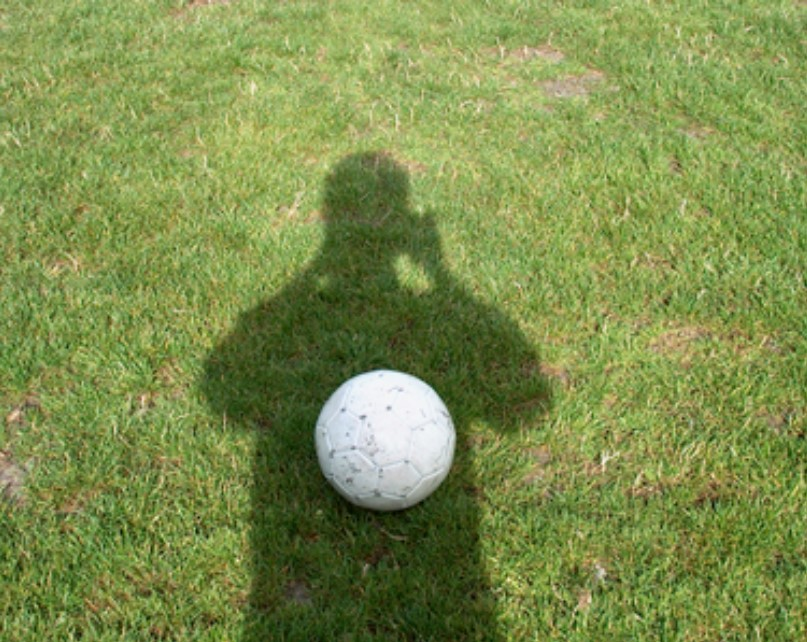
#> input picture data/1.jpg, 807 x 642 px, found by its file name; its folder holds only this picture in this run
$ python baseline_histogram.py
#> lines starting #> are read from the running program, lines starting #| are printed output that depends on the picture; after the words box and inside, x2 and y2 are one past the last pixel; in counts of white or black regions, pixels touching at a corner belong together
# only change histogram
import os
import cv2
import numpy as np


def remove_small_regions(mask, min_region_size=500):
    """
    移除小於 min_region_size 的連通區域。
    """
    # 找到連通區域
    num_labels, labels, stats, _ = cv2.connectedComponentsWithStats(mask, connectivity=8)

    # 保留大區域
    cleaned_mask = np.zeros_like(mask, dtype=np.uint8)
    for i in range(1, num_labels):  # 忽略背景標籤 0
        if stats[i, cv2.CC_STAT_AREA] >= min_region_size:
            cleaned_mask[labels == i] = 255
    return cleaned_mask

def match_histograms(source, reference):
    source_hist, bins = np.histogram(source.flatten(), 256, [0, 256])
    reference_hist, _ = np.histogram(reference.flatten(), 256, [0, 256])

    source_cdf = np.cumsum(source_hist).astype(float)
    reference_cdf = np.cumsum(reference_hist).astype(float)

    source_cdf /= source_cdf[-1]
    reference_cdf /= reference_cdf[-1]

    lookup_table = np.zeros(256, dtype=np.uint8)
    for i in range(256):
        closest_idx = np.argmin(np.abs(reference_cdf - source_cdf[i]))
        lookup_table[i] = closest_idx

    matched = cv2.LUT(source, lookup_table)
    return matched

def enhance_shadow_with_histogram_matching(image_path, blur_kernel_size=15, min_region_size=500):
    image = cv2.imread(image_path)
    if image is None:
        raise ValueError("無法讀取影像，請確認路徑是否正確")

    hsv = cv2.cvtColor(image, cv2.COLOR_BGR2HSV)
    h, s, v = cv2.split(hsv)

    # 陰影檢測
    _, shadow_mask = cv2.threshold(v, 0, 255, cv2.THRESH_BINARY_INV + cv2.THRESH_OTSU)

    # 清理小區塊
    shadow_mask = remove_small_regions(shadow_mask, min_region_size)

    # 平滑遮罩
    shadow_mask_blurred = cv2.GaussianBlur(shadow_mask, (blur_kernel_size, blur_kernel_size), 0)
    shadow_mask_normalized = shadow_mask_blurred / 255.0

    non_shadow_mask = cv2.bitwise_not(shadow_mask)

    # 非陰影區域
    h_non_shadow = cv2.bitwise_and(h, h, mask=non_shadow_mask)
    s_non_shadow = cv2.bitwise_and(s, s, mask=non_shadow_mask)
    v_non_shadow = cv2.bitwise_and(v, v, mask=non_shadow_mask)

    # 陰影區域
    h_shadow = cv2.bitwise_and(h, h, mask=shadow_mask)
    s_shadow = cv2.bitwise_and(s, s, mask=shadow_mask)
    v_shadow = cv2.bitwise_and(v, v, mask=shadow_mask)

    # 直方圖匹配
    h_shadow_adjusted = match_histograms(h_shadow, h_non_shadow)
    s_shadow_adjusted = match_histograms(s_shadow, s_non_shadow)
    v_shadow_adjusted = match_histograms(v_shadow, v_non_shadow)

    # 合併
    h_combined = np.where(shadow_mask > 0, h_shadow_adjusted, h)
    s_combined = np.where(shadow_mask > 0, s_shadow_adjusted, s)
    v_combined = np.where(shadow_mask > 0, v_shadow_adjusted, v)

    hsv_adjusted = cv2.merge([h_combined, s_combined, v_combined])
    image_adjusted = cv2.cvtColor(hsv_adjusted, cv2.COLOR_HSV2BGR)

    # [6 lines of commented-out code are left out]

    return image_adjusted, shadow_mask

# [7 lines of commented-out code are left out]
all_files = os.listdir("data")
jpg_files = [f for f in all_files if f.endswith('.jpg')]

output_dirs = ['result_histogram/mask', 'result_histogram/enhanced']
for directory in output_dirs:
    if not os.path.exists(directory):
        os.makedirs(directory)
        print(f"創建資料夾: {directory}")

for i, file in enumerate(jpg_files):
    print("Processing image", file)
    image_path = os.path.join("data", file)
    enhanced_image, shadow_mask = enhance_shadow_with_histogram_matching(image_path)
#> in enhance_shadow_with_histogram_matching, image is the input picture: shape (642, 807, 3); mean B, G, R 76.8, 142, 125.2
#> in enhance_shadow_with_histogram_matching, `hsv = cv2.cvtColor(image, cv2.COLOR_BGR2HSV)`: hsv: shape (642, 807, 3); mean H, S, V 39.4, 125.9, 142.7
#> in enhance_shadow_with_histogram_matching, `_, shadow_mask = cv2.threshold(v, 0, 255, cv2.THRESH_BINARY_INV + cv2...`:
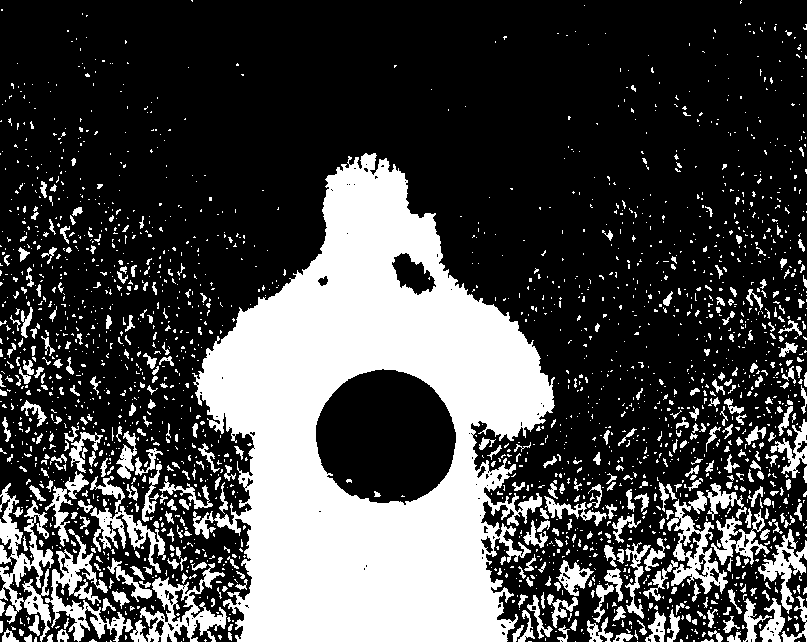
#> shadow_mask: shape (642, 807); 28.3% white; 2194 white regions (1798 under 20 px), largest, box (x1, y1, x2, y2) and area: (192, 153, 555, 642) 95608, (0, 483, 54, 642) 3170, (45, 529, 133, 642) 2648
#> in remove_small_regions, `num_labels, labels, stats, _ = cv2.connectedComponentsWithStats(mask, ..`:
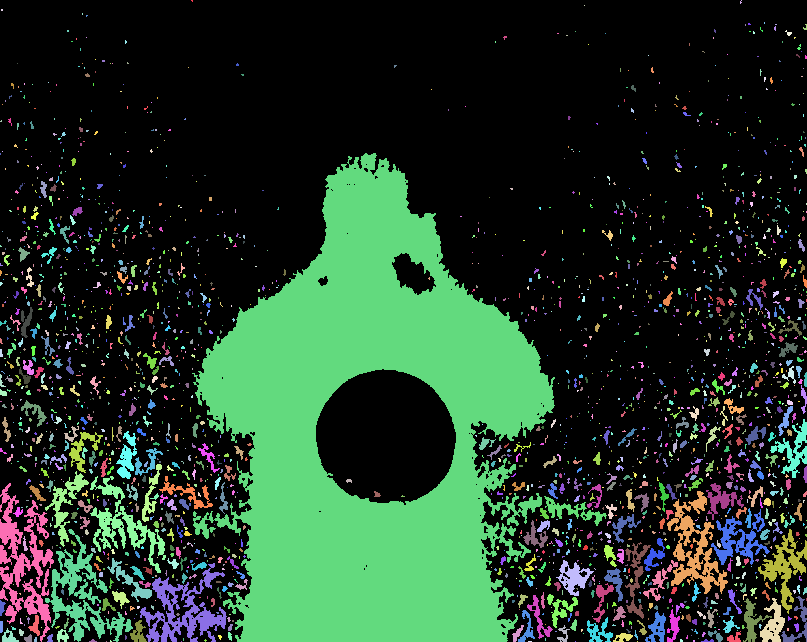
#> labels: shape (642, 807) int32; 2195 distinct labels, from 0 to 2194; one colour per label, 0 black
#> in remove_small_regions, `num_labels, labels, stats, _ = cv2.connectedComponentsWithStats(mask, ..`: num_labels = 2195; stats = 2195 rows, first 6: [0, 0, 807, 642, 371612], [191, 0, 2, 2, 3], [740, 0, 2, 4, 5], [584, 5, 1, 1, 1], [1, 9, 2, 2, 4], [82, 13, 1, 2, 2]
#> in enhance_shadow_with_histogram_matching, `v_shadow = cv2.bitwise_and(v, v, mask=shadow_mask)`:
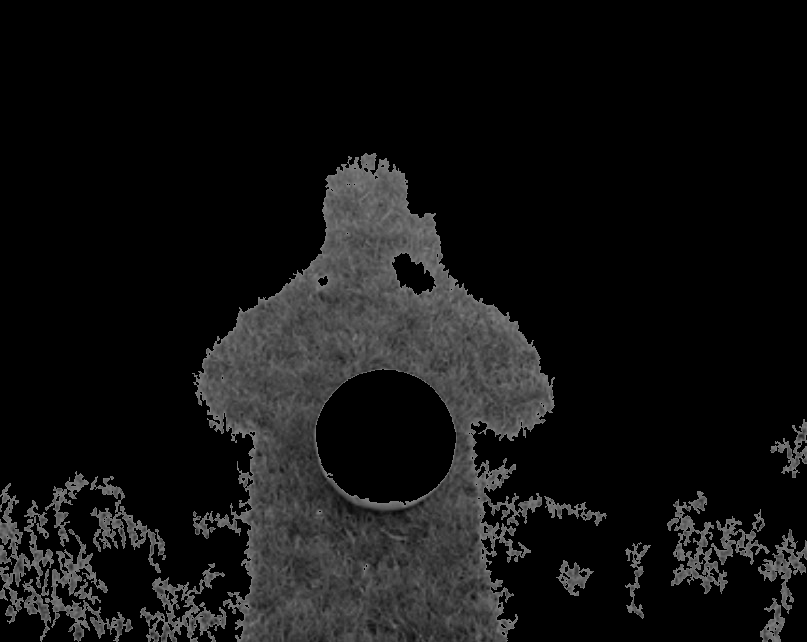
#> v_shadow: shape (642, 807); min 0, max 126, mean 18.1
#> in match_histograms, `source_hist, bins = np.histogram(source.flatten(), 256, [0, 256])`: source_hist = 256 values, max 404064 at index 0, min 0 at index 1, mean 2023.8; bins = 257 values from 0 to 256
#> in match_histograms, `reference_hist, _ = np.histogram(reference.flatten(), 256, [0, 256])`: reference_hist = 256 values, max 114080 at index 0, min 0 at index 1, mean 2023.8
#> in match_histograms, `source_cdf = np.cumsum(source_hist).astype(float)`: source_cdf = 256 values from 404064 to 518094
#> in match_histograms, `reference_cdf = np.cumsum(reference_hist).astype(float)`: reference_cdf = 256 values from 114080 to 518094
#> in match_histograms, `source_cdf /= source_cdf[-1]`: source_cdf = 256 values from 0.78 to 1
#> in match_histograms, `reference_cdf /= reference_cdf[-1]`: reference_cdf = 256 values from 0.22 to 1
#> the loop in match_histograms, `for i in range(256):` made 256 passes
#> closest_idx on passes 1 to 3: 39, 39, 39
#> after the loop in match_histograms, `for i in range(256):`: lookup_table = 256 values from 39 to 165
#> in match_histograms, `matched = cv2.LUT(source, lookup_table)`:
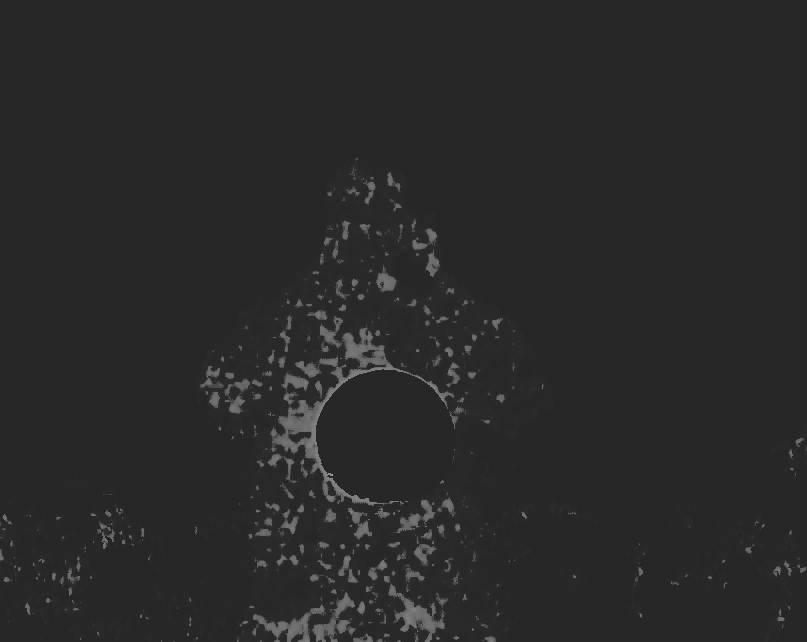
#> matched: shape (642, 807); min 39, max 165, mean 41.6
#> in match_histograms (call 2), `source_cdf = np.cumsum(source_hist).astype(float)`: source_cdf = 256 values from 404064 to 518094
#> in match_histograms (call 2), `reference_cdf = np.cumsum(reference_hist).astype(float)`: reference_cdf = 256 values from 114080 to 518094
#> in match_histograms (call 2), `source_cdf /= source_cdf[-1]`: source_cdf = 256 values from 0.78 to 1
#> in match_histograms (call 2), `reference_cdf /= reference_cdf[-1]`: reference_cdf = 256 values from 0.22 to 1
#> the loop in match_histograms (call 2), `for i in range(256):` made 256 passes
#> closest_idx on passes 1 to 3: 129, 129, 129
#> after the loop in match_histograms (call 2), `for i in range(256):`: lookup_table = 256 values from 129 to 255
#> in match_histograms (call 2), `matched = cv2.LUT(source, lookup_table)`:
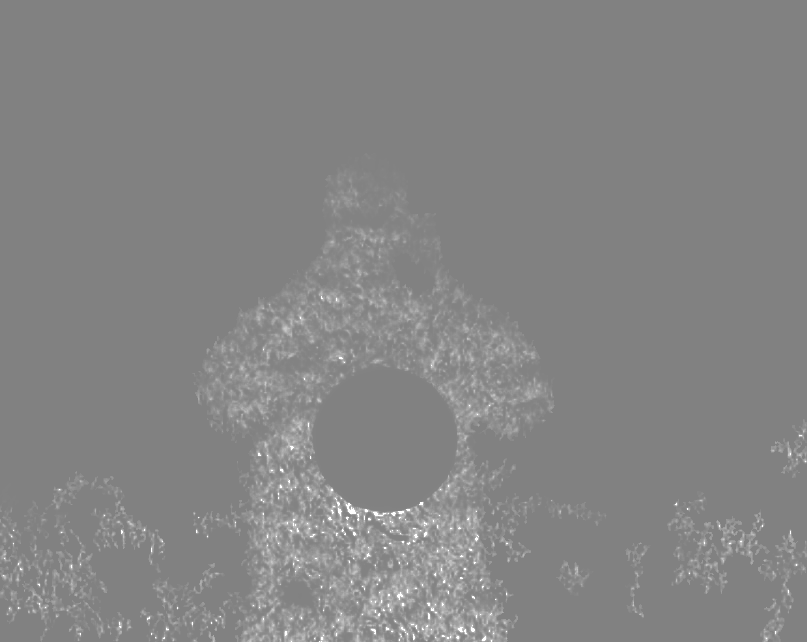
#> matched: shape (642, 807); min 129, max 255, mean 132.7
#> in enhance_shadow_with_histogram_matching, `v_combined = np.where(shadow_mask > 0, v_shadow_adjusted, v)`:
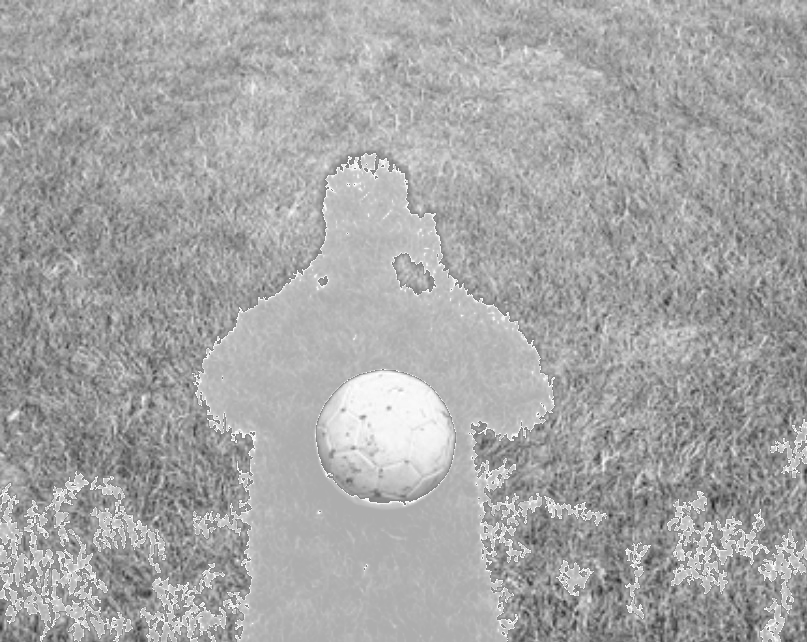
#> v_combined: shape (642, 807); min 31, max 255, mean 166.3
#> in enhance_shadow_with_histogram_matching, `hsv_adjusted = cv2.merge([h_combined, s_combined, v_combined])`: hsv_adjusted: shape (642, 807, 3); mean H, S, V 41.7, 123.2, 166.3
#> in enhance_shadow_with_histogram_matching, `image_adjusted = cv2.cvtColor(hsv_adjusted, cv2.COLOR_HSV2BGR)`:
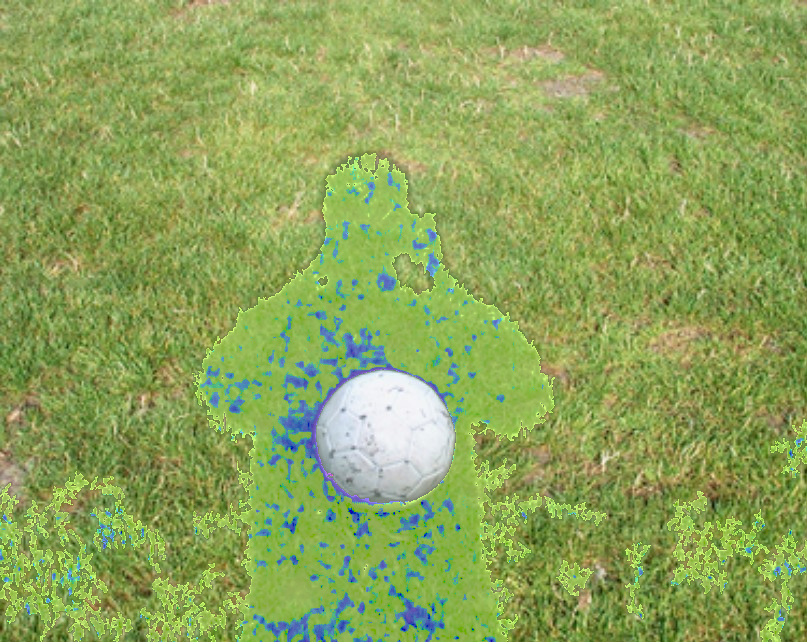
#> image_adjusted: shape (642, 807, 3); mean B, G, R 90.3, 164, 140.6
    # 儲存結果
    cv2.imwrite('result_histogram/mask/' + file, shadow_mask)
    cv2.imwrite('result_histogram/enhanced/' + file, enhanced_image)

$ run again, on data/4.jpg
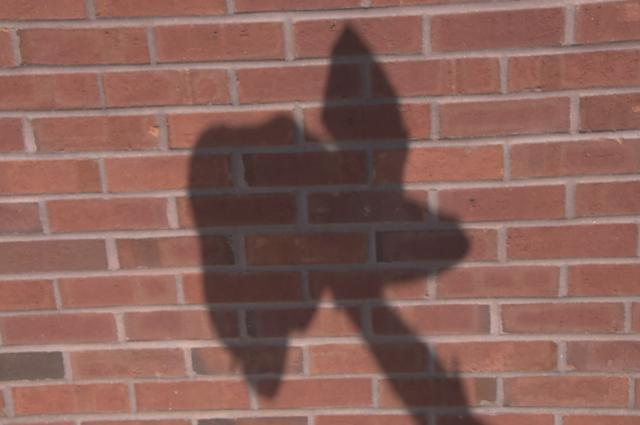
#> input picture data/4.jpg, 640 x 425 px, found by its file name
#> in enhance_shadow_with_histogram_matching, image is the input picture: shape (425, 640, 3); mean B, G, R 89.7, 97.7, 137.1
#> hsv: shape (425, 640, 3); mean H, S, V 13.5, 87.4, 137.1
#> shadow_mask: shape (425, 640); 23.1% white; 96 white regions (82 under 20 px), largest, box (x1, y1, x2, y2) and area: (187, 20, 486, 425) 60892, (0, 352, 62, 380) 1190, (289, 7, 374, 12) 140
#> in remove_small_regions, `num_labels, labels, stats, _ = cv2.connectedComponentsWithStats(mask, ..`:
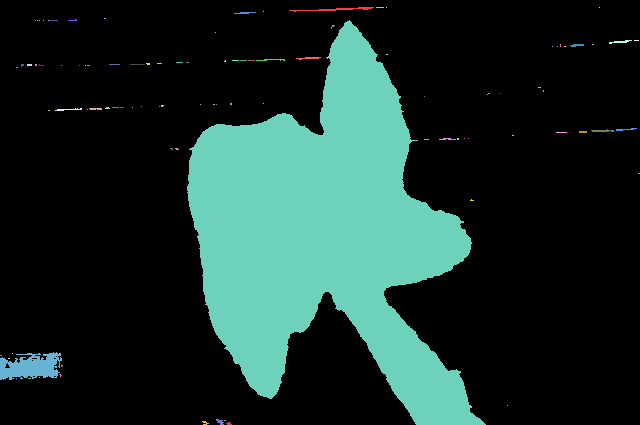
#> labels: shape (425, 640) int32; 97 distinct labels, from 0 to 96; one colour per label, 0 black
#> num_labels = 97; stats = 97 rows, first 6: [0, 0, 640, 425, 209083], [289, 7, 85, 5, 140], [376, 7, 8, 1, 8], [386, 7, 1, 1, 1], [599, 7, 1, 1, 1], [263, 11, 1, 1, 1]
#> non_shadow_mask: shape (425, 640); 77.2% white; 2 black regions, box (x1, y1, x2, y2) and area: (187, 20, 486, 425) 60892, (0, 352, 62, 380) 1190
#> source_hist = 256 values, max 218923 at index 0, min 0 at index 15, mean 1062.5; bins = 257 values from 0 to 256
#> reference_hist = 256 values, max 62541 at index 0, min 0 at index 14, mean 1062.5
#> in match_histograms, `source_cdf = np.cumsum(source_hist).astype(float)`: source_cdf = 256 values from 218923 to 272000
#> in match_histograms, `reference_cdf = np.cumsum(reference_hist).astype(float)`: reference_cdf = 256 values from 62541 to 272000
#> in match_histograms, `source_cdf /= source_cdf[-1]`: source_cdf = 256 values from 0.805 to 1
#> in match_histograms, `reference_cdf /= reference_cdf[-1]`: reference_cdf = 256 values from 0.23 to 1
#> the loop in match_histograms, `for i in range(256):` made 256 passes
#> closest_idx on passes 1 to 3: 6, 6, 6
#> after the loop in match_histograms, `for i in range(256):`: lookup_table = 256 values from 6 to 179
#> the loop in match_histograms (call 2), `for i in range(256):` made 256 passes
#> closest_idx on passes 1 to 3: 106, 106, 106
#> hsv_adjusted: shape (425, 640, 3); mean H, S, V 7.7, 95.5, 158.2
#> in enhance_shadow_with_histogram_matching, `image_adjusted = cv2.cvtColor(hsv_adjusted, cv2.COLOR_HSV2BGR)`:
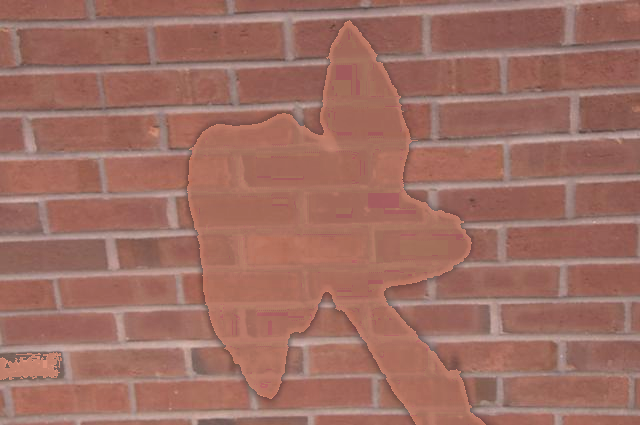
#> image_adjusted: shape (425, 640, 3); mean B, G, R 98.5, 109.8, 158.2

$ run again, on data/5.jpg
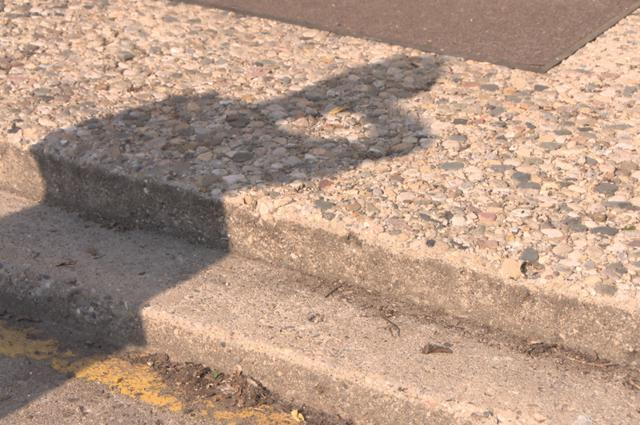
#> input picture data/5.jpg, 640 x 425 px, found by its file name
#> in enhance_shadow_with_histogram_matching, image is the input picture: shape (425, 640, 3); mean B, G, R 133, 151.5, 179.3
#> hsv: shape (425, 640, 3); mean H, S, V 19.7, 62.1, 179.3
#> shadow_mask: shape (425, 640); 38.7% white; 1606 white regions (1514 under 20 px), largest, box (x1, y1, x2, y2) and area: (0, 0, 640, 425) 89527, (276, 258, 640, 391) 4683, (520, 248, 540, 279) 288
#> in remove_small_regions, `num_labels, labels, stats, _ = cv2.connectedComponentsWithStats(mask, ..`:
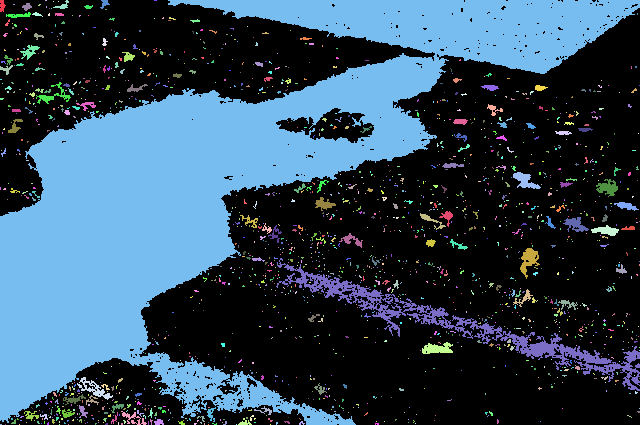
#> labels: shape (425, 640) int32; 1607 distinct labels, from 0 to 1606; one colour per label, 0 black
#> num_labels = 1607; stats = 1607 rows, first 6: [0, 0, 640, 425, 166621], [0, 0, 6, 12, 50], [45, 0, 2, 1, 2], [53, 1, 1, 1, 1], [58, 1, 1, 1, 1], [53, 0, 16, 9, 54]
#> non_shadow_mask: shape (425, 640); 65.4% white; 2 black regions, box (x1, y1, x2, y2) and area: (0, 0, 640, 425) 89527, (276, 258, 640, 391) 4683
#> source_hist = 256 values, max 185340 at index 0, min 0 at index 29, mean 1062.5; bins = 257 values from 0 to 256
#> reference_hist = 256 values, max 94221 at index 0, min 0 at index 26, mean 1062.5
#> in match_histograms, `source_cdf = np.cumsum(source_hist).astype(float)`: source_cdf = 256 values from 185340 to 272000
#> in match_histograms, `reference_cdf = np.cumsum(reference_hist).astype(float)`: reference_cdf = 256 values from 94221 to 272000
#> in match_histograms, `source_cdf /= source_cdf[-1]`: source_cdf = 256 values from 0.681 to 1
#> in match_histograms, `reference_cdf /= reference_cdf[-1]`: reference_cdf = 256 values from 0.346 to 1
#> the loop in match_histograms, `for i in range(256):` made 256 passes
#> closest_idx on passes 1 to 3: 12, 12, 12
#> after the loop in match_histograms, `for i in range(256):`: lookup_table = 256 values from 12 to 178
#> the loop in match_histograms (call 2), `for i in range(256):` made 256 passes
#> closest_idx on passes 1 to 3: 70, 70, 70
#> hsv_adjusted: shape (425, 640, 3); mean H, S, V 12.8, 75, 217.4
#> in enhance_shadow_with_histogram_matching, `image_adjusted = cv2.cvtColor(hsv_adjusted, cv2.COLOR_HSV2BGR)`:
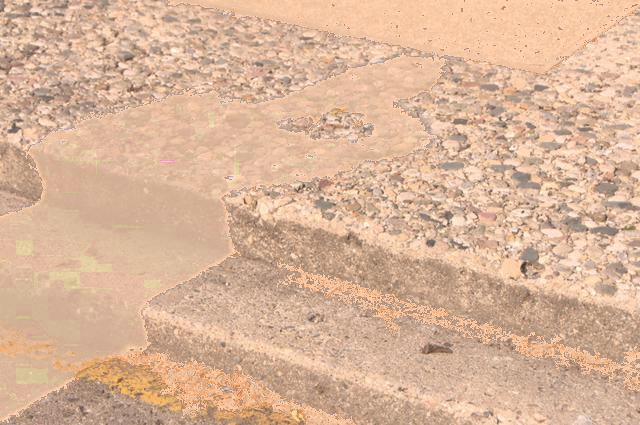
#> image_adjusted: shape (425, 640, 3); mean B, G, R 153, 180.3, 217.4
